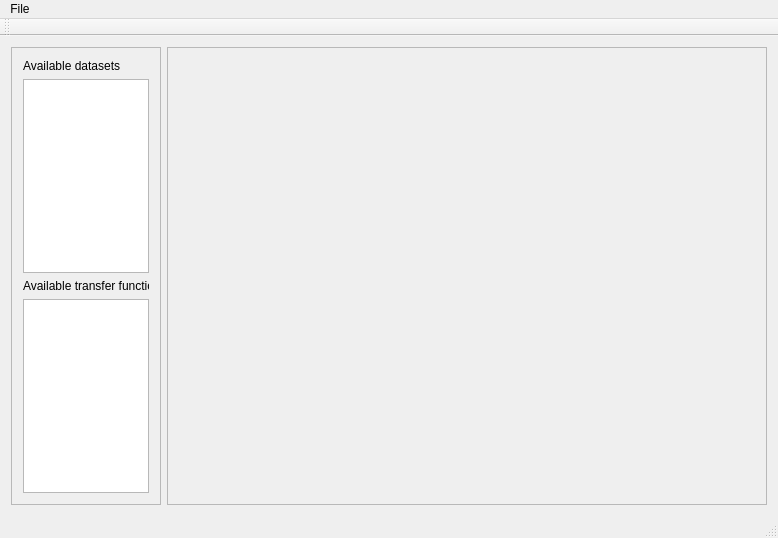
<?xml version="1.0" encoding="UTF-8"?>
<ui version="4.0">
 <class>QtFrontendWindow</class>
 <widget class="QMainWindow" name="QtFrontendWindow">
  <property name="geometry">
   <rect>
    <x>0</x>
    <y>0</y>
    <width>778</width>
    <height>538</height>
   </rect>
  </property>
  <property name="windowTitle">
   <string>QtFrontendWindow</string>
  </property>
  <widget class="QWidget" name="centralWidget">
   <layout class="QHBoxLayout" name="horizontalLayout">
    <item>
     <widget class="QFrame" name="frameDataWindow">
      <property name="sizePolicy">
       <sizepolicy hsizetype="Fixed" vsizetype="Preferred">
        <horstretch>0</horstretch>
        <verstretch>0</verstretch>
       </sizepolicy>
      </property>
      <property name="minimumSize">
       <size>
        <width>150</width>
        <height>0</height>
       </size>
      </property>
      <property name="maximumSize">
       <size>
        <width>150</width>
        <height>16777215</height>
       </size>
      </property>
      <property name="frameShape">
       <enum>QFrame::StyledPanel</enum>
      </property>
      <property name="frameShadow">
       <enum>QFrame::Raised</enum>
      </property>
      <layout class="QVBoxLayout" name="verticalLayout">
       <item>
        <widget class="QLabel" name="labelDataset">
         <property name="text">
          <string>Available datasets</string>
         </property>
        </widget>
       </item>
       <item>
        <widget class="QListView" name="listViewDatasets">
         <property name="editTriggers">
          <set>QAbstractItemView::NoEditTriggers</set>
         </property>
        </widget>
       </item>
       <item>
        <widget class="QLabel" name="labelTransferFunction">
         <property name="text">
          <string>Available transfer functions</string>
         </property>
        </widget>
       </item>
       <item>
        <widget class="QListView" name="listViewTransferFunction">
         <property name="editTriggers">
          <set>QAbstractItemView::NoEditTriggers</set>
         </property>
        </widget>
       </item>
      </layout>
     </widget>
    </item>
    <item>
     <widget class="QFrame" name="frameRenderWindow">
      <property name="frameShape">
       <enum>QFrame::StyledPanel</enum>
      </property>
      <property name="frameShadow">
       <enum>QFrame::Raised</enum>
      </property>
     </widget>
    </item>
   </layout>
  </widget>
  <widget class="QMenuBar" name="menuBar">
   <property name="geometry">
    <rect>
     <x>0</x>
     <y>0</y>
     <width>778</width>
     <height>21</height>
    </rect>
   </property>
   <widget class="QMenu" name="menuFile">
    <property name="title">
     <string>File</string>
    </property>
    <addaction name="actionLoadData"/>
   </widget>
   <addaction name="menuFile"/>
  </widget>
  <widget class="QToolBar" name="mainToolBar">
   <attribute name="toolBarArea">
    <enum>TopToolBarArea</enum>
   </attribute>
   <attribute name="toolBarBreak">
    <bool>false</bool>
   </attribute>
  </widget>
  <widget class="QStatusBar" name="statusBar"/>
  <action name="actionLoadData">
   <property name="text">
    <string>LoadData</string>
   </property>
  </action>
 </widget>
 <layoutdefault spacing="6" margin="11"/>
 <resources/>
 <connections/>
</ui>
